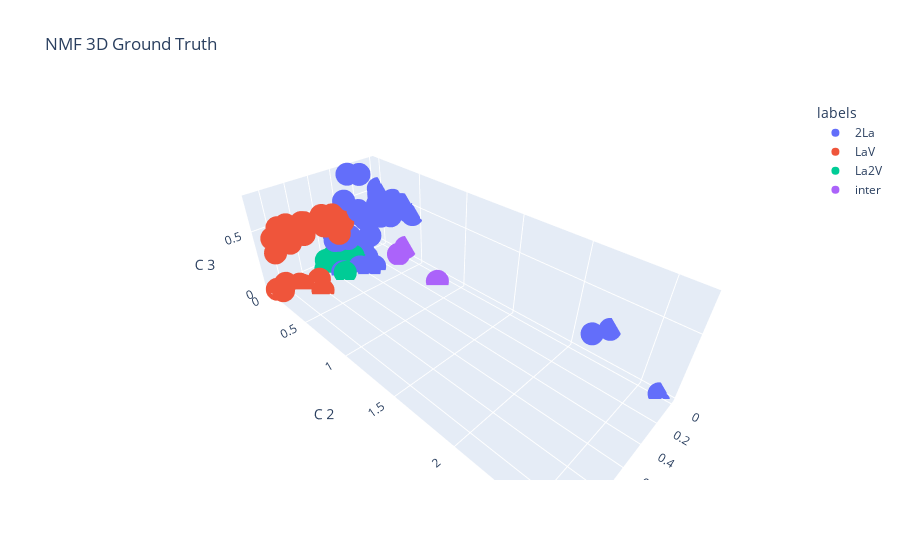

Notebook cell for this chart:
### Code cell
plot3d(W_df_kmeans3,title='NMF 3D Ground Truth', clus_lab = 'labels' )
